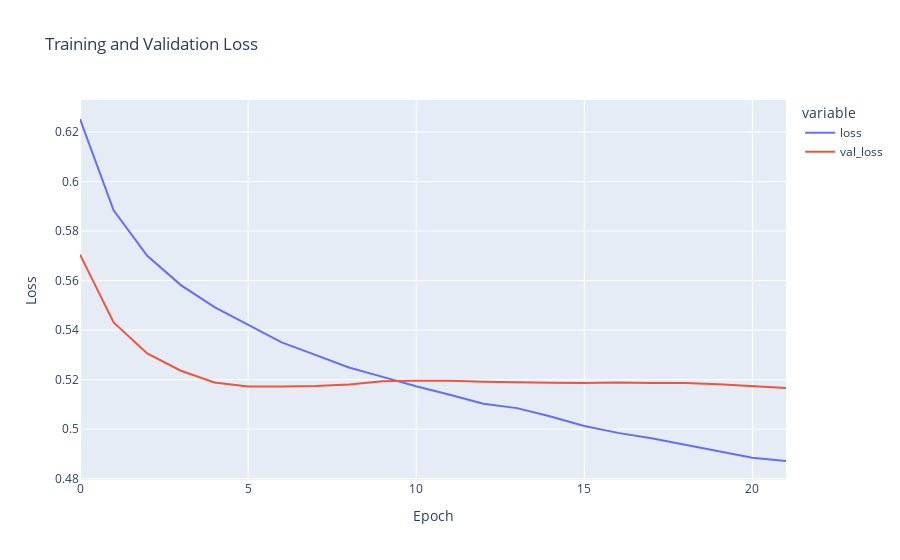

The code cell stored with this chart in its notebook:
### Code cell
fig = px.line(
    history.history,
    y=['loss', 'val_loss'],
    labels={'index': 'Epoch', 'value': 'Loss'},
    title='Training and Validation Loss'
)

fig.show()

### Figure 1 — Plotly figure (JSON) as saved in the notebook; plotly's stock layout.template omitted (floating-point values rounded to 4 significant figures)
{"data": [{"hovertemplate": "variable=loss<br>Epoch=%{x}<br>Loss=%{y}<extra></extra>", "legendgroup": "loss", "line": {"color": "#636efa", "dash": "solid"}, "marker": {"symbol": "circle"}, "mode": "lines", "name": "loss", "orientation": "v", "showlegend": true, "type": "scatter", "x": [0, 1, 2, 3, 4, 5, 6, 7, 8, 9, 10, 11, 12, 13, 14, 15, 16, 17, 18, 19, 20, 21], "xaxis": "x", "y": [0.6253, 0.5884, 0.57, 0.5582, 0.5493, 0.5423, 0.5351, 0.53, 0.5249, 0.5211, 0.5173, 0.5139, 0.5103, 0.5085, 0.5051, 0.5013, 0.4985, 0.4963, 0.4937, 0.4909, 0.4884, 0.4872], "yaxis": "y"}, {"hovertemplate": "variable=val_loss<br>Epoch=%{x}<br>Loss=%{y}<extra></extra>", "legendgroup": "val_loss", "line": {"color": "#EF553B", "dash": "solid"}, "marker": {"symbol": "circle"}, "mode": "lines", "name": "val_loss", "orientation": "v", "showlegend": true, "type": "scatter", "x": [0, 1, 2, 3, 4, 5, 6, 7, 8, 9, 10, 11, 12, 13, 14, 15, 16, 17, 18, 19, 20, 21], "xaxis": "x", "y": [0.5705, 0.5431, 0.5306, 0.5236, 0.5188, 0.5172, 0.5172, 0.5174, 0.518, 0.5193, 0.5196, 0.5196, 0.5192, 0.5188, 0.5187, 0.5186, 0.5189, 0.5186, 0.5187, 0.5182, 0.5174, 0.5167], "yaxis": "y"}], "layout": {"legend": {"title": {"text": "variable"}, "tracegroupgap": 0}, "title": {"text": "Training and Validation Loss"}, "xaxis": {"anchor": "y", "domain": [0, 1], "title": {"text": "Epoch"}}, "yaxis": {"anchor": "x", "domain": [0, 1], "title": {"text": "Loss"}}}}
